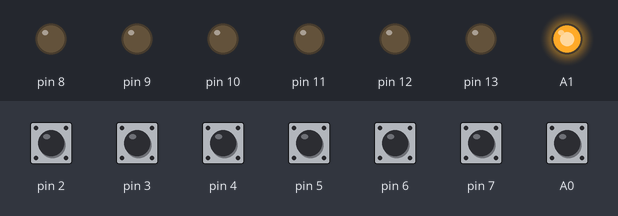
Simulated run of this sketch. Board: Arduino Uno, built with avr-gcc and run on an emulated ATmega328P. Shown: output pins drawn as LEDs (lit = HIGH). Dashed ring = blinking. The test bench sets the inputs (shaded band); at power-on: A0, pin 2–7 HIGH.

Above: at 1.2 s.
1.3 s: A0 pulled LOW for 0.15 s
At 1.45 s:
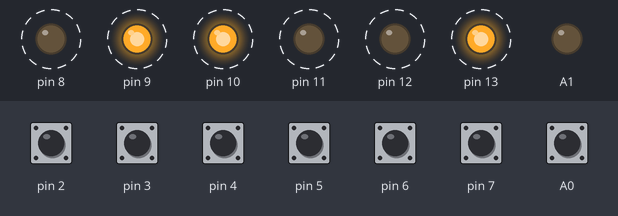
4.3 s: A0 pulled LOW for 1 s
At 10.2 s:
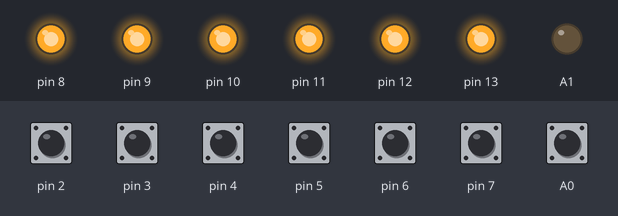
Timing chart, 0 to 11.7 s (numbered marks = the images above; inputs shaded):
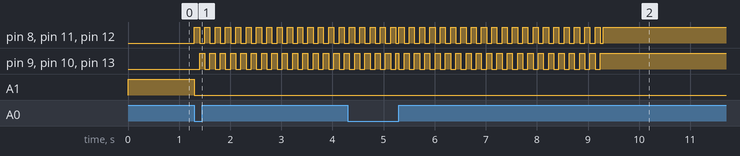

The sketch:

Q1049-Sketch.ino
```cpp
#include <EEPROM.h>

int matrizFios[] = { 0, 0, 0, 0, 0, 0 };
unsigned long delaySetup;
bool configura;
byte matriz;

void setup() {
  pinMode(2, INPUT_PULLUP);
  pinMode(3, INPUT_PULLUP);
  pinMode(4, INPUT_PULLUP);
  pinMode(5, INPUT_PULLUP);
  pinMode(6, INPUT_PULLUP);
  pinMode(7, INPUT_PULLUP);

  pinMode(A0, INPUT_PULLUP);

  pinMode(8, OUTPUT);
  pinMode(9, OUTPUT);
  pinMode(10, OUTPUT);
  pinMode(11, OUTPUT);
  pinMode(12, OUTPUT);
  pinMode(13, OUTPUT);
  pinMode(A1, OUTPUT);

  //Testa botão apertado para entrar no setup da matriz dos fios.
  digitalWrite(A1, LOW);
  delaySetup = millis();
  configura = false;
  while (!digitalRead(A0)) {

    if ((millis() - delaySetup) > 2000) {
      configura = true;
      break;
    }
    //delay(10);
  }

  //Entra no setup da matriz dos fios a testar
  if (configura) {
    matrizFios[0] = !digitalRead(2);
    matrizFios[1] = !digitalRead(3);
    matrizFios[2] = !digitalRead(4);
    matrizFios[3] = !digitalRead(5);
    matrizFios[4] = !digitalRead(6);
    matrizFios[5] = !digitalRead(7);

    matriz = 0;
    bitWrite(matriz, 0, matrizFios[0]);
    bitWrite(matriz, 1, matrizFios[1]);
    bitWrite(matriz, 2, matrizFios[2]);
    bitWrite(matriz, 3, matrizFios[3]);
    bitWrite(matriz, 4, matrizFios[4]);
    bitWrite(matriz, 5, matrizFios[5]);

    EEPROM.update(420, matriz);
  } else {
    matriz = EEPROM.read(420);
    matrizFios[0] = bitRead(matriz, 0);
    matrizFios[1] = bitRead(matriz, 1);
    matrizFios[2] = bitRead(matriz, 2);
    matrizFios[3] = bitRead(matriz, 3);
    matrizFios[4] = bitRead(matriz, 4);
    matrizFios[5] = bitRead(matriz, 5);
  }

  //Mostra que o setup terminou acendendo o LED verde
  digitalWrite(A1, HIGH);
  while (!digitalRead(A0));
}

void loop() {
  unsigned long delayTeste;
  unsigned long delayPisca;
  bool par = 1;
  bool teste[5];

  if (!digitalRead(A0)) {

    digitalWrite(A1, LOW);
    teste[0] = LOW;
    teste[1] = LOW;
    teste[2] = LOW;
    teste[3] = LOW;
    teste[4] = LOW;
    teste[5] = LOW;

    delayTeste = millis();
    while ((millis() - delayTeste) < 4000) {

      if ((millis() - delayPisca) > 100) {
        delayPisca = millis();
        if (par) {
          digitalWrite(8, HIGH);
          digitalWrite(9, LOW);
          digitalWrite(10, LOW);
          digitalWrite(11, HIGH);
          digitalWrite(12, HIGH);
          digitalWrite(13, LOW);
          par = 0;
        } else {
          digitalWrite(8, LOW);
          digitalWrite(9, HIGH);
          digitalWrite(10, HIGH);
          digitalWrite(11, LOW);
          digitalWrite(12, LOW);
          digitalWrite(13, HIGH);
          par = 1;
        }
      }

      if (digitalRead(2)) teste[0] = HIGH;
      if (digitalRead(3)) teste[1] = HIGH;
      if (digitalRead(4)) teste[2] = HIGH;
      if (digitalRead(5)) teste[3] = HIGH;
      if (digitalRead(6)) teste[4] = HIGH;
      if (digitalRead(7)) teste[5] = HIGH;
      //delay(10);
    }

    digitalWrite(8, teste[0] && matrizFios[0]);
    digitalWrite(9, teste[1] && matrizFios[1]);
    digitalWrite(10, teste[2] && matrizFios[2]);
    digitalWrite(11, teste[3] && matrizFios[3]);
    digitalWrite(12, teste[4] && matrizFios[4]);
    digitalWrite(13, teste[5] && matrizFios[5]);

    digitalWrite(A1, !(teste[0] && matrizFios[0]) && !(teste[1] && matrizFios[1]) && !(teste[2] && matrizFios[2]) && !(teste[3] && matrizFios[3]) && !(teste[4] && matrizFios[4]) && !(teste[5] && matrizFios[5]));
  }

  //delay(10);
}
```

Measured:
- after the input at 1.3 s, pin 8, pin 11, pin 12: alternates HIGH for 0.10 s and LOW for 0.10 s, starting at once; pin 9, pin 10, pin 13: alternates HIGH for 0.10 s and LOW for 0.10 s, starting after 0.10 s; A1: HIGH → LOW at once
